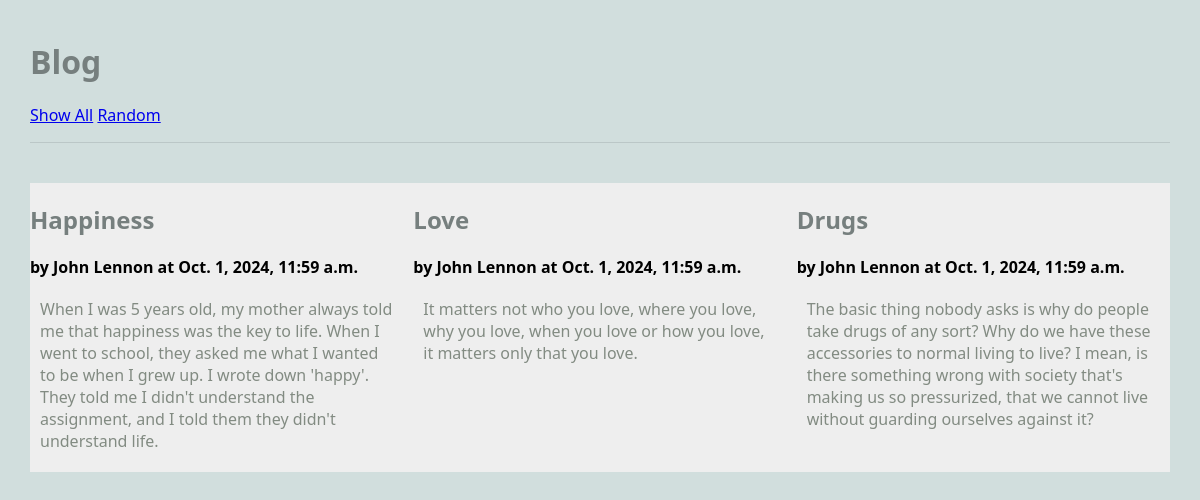
/blog/show_all, run on an earlier commit of the app's database.
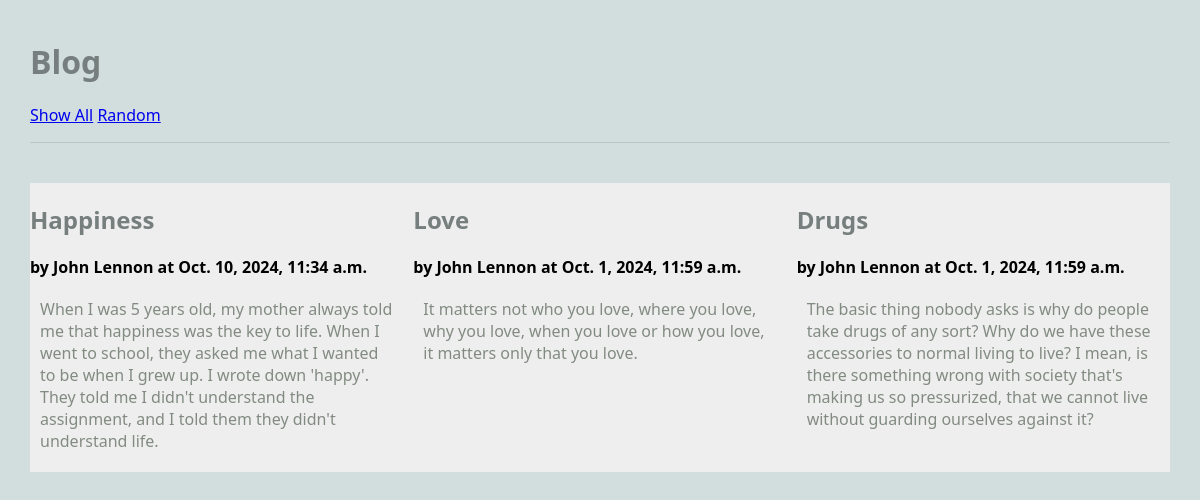
And on a later commit of the database.
### blog/models.py (models this page shows, shortened)
class Article(models.Model):
    title = models.TextField(blank=False)
    author = models.TextField(blank=False)
    text = models.TextField(blank=False)
    published = models.DateTimeField(auto_now=True)

### blog/views.py (the view)
# urls.py: path('show_all', views.ShowAllView.as_view(), name='show_all'),
class ShowAllView(ListView):
    model = Article #the model to display
    template_name = 'blog/show_all.html'
    context_object_name = 'articles'

### blog/templates/blog/show_all.html (shortened to what this page needs)
{% extends 'blog/base.html' %}
{% block content %}
<main class="grid-container">
    {% for a in articles %}
    <article>
        <div>
        <h2>{{a.title}}</h2>
        <strong>by {{a.author}} at {{a.published}}</strong>
        <p>
        {{a.text}}
        </p>
        </div>
    </article>
    {% endfor %}
</main>
{% endblock %}

What changed in the data, as far as the page shows it:
changed Article "Happiness": published "Oct. 1, 2024, 11:59 a.m." → "Oct. 10, 2024, 11:34 a.m."
